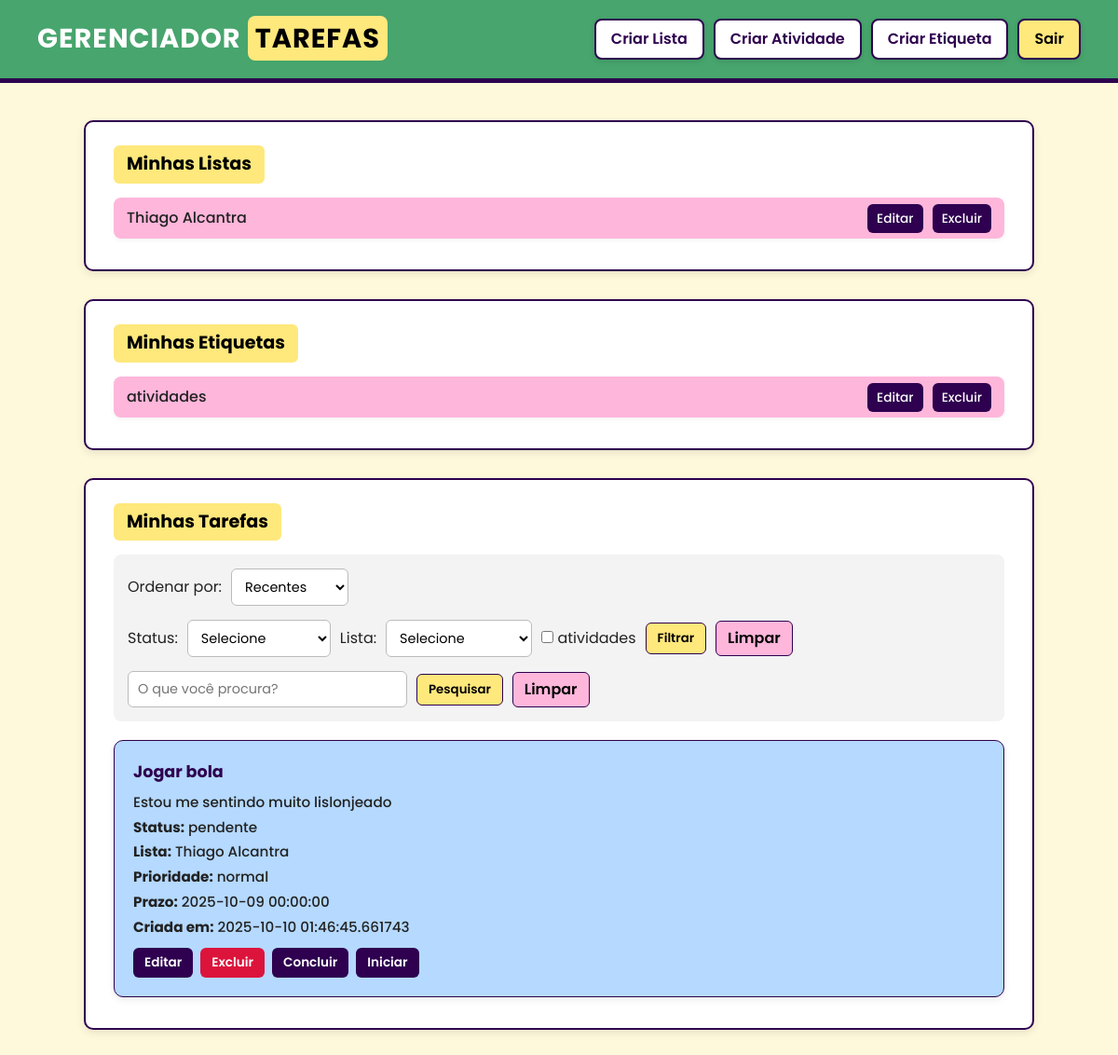
/user/ (signed in), run on the app's committed database.
### models/models.py (models this page shows)
class Lista(db.Model):
    __tablename__ = 'lista'
    id = db.Column(db.Integer, primary_key=True)
    nome = db.Column(db.String(120), nullable=False, unique=True)
    usuario_id = db.Column(db.Integer, db.ForeignKey('usuario.id'), nullable=False)
    tarefas = db.relationship('Tarefa', backref='lista', lazy=True)

class Etiqueta(db.Model):
    __tablename__ = 'etiqueta'
    id = db.Column(db.Integer, primary_key=True)
    nome = db.Column(db.String(64), unique=True, nullable=False)
    tarefas = db.relationship('Tarefa', secondary=tarefa_etiqueta, back_populates='etiquetas')
    usuario_id = db.Column(db.Integer, db.ForeignKey('usuario.id'), nullable=False)

class Tarefa(db.Model):
    __tablename__ = 'tarefa'
    id = db.Column(db.Integer, primary_key=True)
    titulo = db.Column(db.String(200), nullable=False)
    descricao = db.Column(db.Text)
    data_limite = db.Column(db.DateTime)
    status = db.Column(db.String(20), default='pendente') # Pendente, Em Andamento, Concluída
    prioridade = db.Column(db.String(20), default='normal') # Baixa, Normal, Alta, Urgente
    ordem = db.Column(db.Integer, default=0) # Aqui é um campo do banco para poder posicionar tarefas de maneira manual de acordo com esse ínice, que ficará variando
    criada_em = db.Column(db.DateTime, default=datetime.utcnow)
    atualizada_em = db.Column(db.DateTime, default=datetime.utcnow, onupdate=datetime.utcnow)
    lista_id = db.Column(db.Integer, db.ForeignKey('lista.id'), nullable=False)
    usuario_id = db.Column(db.Integer, db.ForeignKey('usuario.id'), nullable=False)
    etiquetas = db.relationship('Etiqueta', secondary=tarefa_etiqueta, back_populates='tarefas')
    comentarios = db.relationship('Comentario', backref='tarefa', lazy=True)

### controllers/user_controller.py (the view, shortened to what this page needs)
@user_bp.route('/')
@login_required
def index():
    listas = Lista.query.filter_by(usuario_id=current_user.id).all()
    tarefas = Tarefa.query.filter_by(usuario_id=current_user.id).all()
    etiquetas = Etiqueta.query.all()
    hoje = datetime.today()
    ordem = request.cookies.get('ordem', 'recentes')
    if ordem == 'recentes':
        tarefas = Tarefa.query.filter_by(usuario_id=current_user.id).order_by(Tarefa.criada_em.desc()).all()
        pass
    elif ordem=='antigas':
        tarefas = Tarefa.query.filter_by(usuario_id=current_user.id).order_by(Tarefa.criada_em.asc()).all()
        pass
    elif ordem=='prazo_curto':
        tarefas = Tarefa.query.filter_by(usuario_id=current_user.id).order_by(Tarefa.data_limite.asc()).all()
        pass
    elif ordem == 'prazo_longo':
        tarefas = Tarefa.query.filter_by(usuario_id=current_user.id).order_by(Tarefa.data_limite.desc()).all()
        pass
    elif ordem=='manual':
        tarefas = Tarefa.query.filter_by(usuario_id=current_user.id).order_by(Tarefa.ordem.asc()).all()
        pass
    for t in tarefas:
        t.tempo_restante = (t.data_limite - hoje).days + 1
    modo_filtro = session.get('filtro')
    modo_filtro_palavras_chave = session.get('filtro_palavra_chave_modo')
    return render_template('./user/dash.html', ordem=ordem, listas=listas, tarefas=tarefas, etiquetas=etiquetas)

### app.py (called while the page is built)
def create_app():
    app = Flask(__name__)
    app.config['SECRET_KEY'] = 'sua-chave-secreta-aqui'
    app.config['SQLALCHEMY_DATABASE_URI'] = 'sqlite:///todo_app.db'
    app.config['SQLALCHEMY_TRACK_MODIFICATIONS'] = False
    db.init_app(app)
    login_manager = LoginManager()
    login_manager.init_app(app)
    login_manager.login_view = 'auth.logar_no_sistema'
    login_manager.login_message = 'Por favor, faça login para acessar esta página.'
    @login_manager.user_loader
    def load_user(user_id):
        return Usuario.query.get(int(user_id))
    app.register_blueprint(auth_bp)
    app.register_blueprint(user_bp)
    app.register_blueprint(email_bp)
    iniciar_scheduler(app)
    with app.app_context():
        db.create_all()
    return app

### templates/user/dash.html (shortened to what this page needs)
<!DOCTYPE html>
<html lang="pt-BR">
<head>
    <link rel="stylesheet" href="{{ url_for('static', filename='css/user/dash.css') }}">
</head>
<body>
<header>
    <h1>GERENCIADOR <span>TAREFAS</span></h1>
    <div class="header-buttons">
        <a href="{{ url_for('user.criar_lista') }}" class="btn-header">Criar Lista</a>
        <a href="{{ url_for('user.criar_atividade') }}" class="btn-header">Criar Atividade</a>
        <a href="{{ url_for('user.criar_etiqueta') }}" class="btn-header">Criar Etiqueta</a>
        <a href="{{ url_for('auth.deslogar_do_sistema') }}" class="btn-header logout">Sair</a>
    </div>
</header>
<main>
    <section class="bloco">
        <h2>Minhas Listas</h2>
        <ul>
            {% for list in listas %}
            <li>
                <span>{{ list.nome }}</span>
                <div class="acoes">
                    <a href="{{ url_for('user.editar_lista', id=list.id) }}">Editar</a>
                    <a href="{{ url_for('user.excluir_lista', id=list.id) }}">Excluir</a>
                </div>
            </li>
            {% else %}
            <li class="vazio">Nenhuma lista foi criada ainda</li>
            {% endfor %}
        </ul>
    </section>
    <section class="bloco">
        <h2>Minhas Etiquetas</h2>
        <ul>
            {% for etiqueta in etiquetas %}
            <li>
                <span>{{ etiqueta.nome }}</span>
                <div class="acoes">
                    <a href="{{ url_for('user.atualizar_etiqueta', id=etiqueta.id) }}">Editar</a>
                    <a href="{{ url_for('user.excluir_etiqueta', id=etiqueta.id) }}">Excluir</a>
                </div>
            </li>
            {% else %}
            <li class="vazio">Nenhuma etiqueta foi criada ainda</li>
            {% endfor %}
        </ul>
    </section>
    <section class="bloco">
        <h2>Minhas Tarefas</h2>
        <div class="filtros">
            <form action="{{ url_for('user.ordenar_tarefa') }}" method="post">
                <label>Ordenar por:</label>
                <select name="ordem" id="ordem_select" onchange="this.form.submit()">
                    <option {% if ordem=='recentes' %}selected{% endif %} value="recentes">Recentes</option>
                </select>
            </form>
            <form action="{{ url_for('user.filtrar_tarefas') }}" method="post">
                <label>Status:</label>
                <select name="status" id="status">
                    <option value="">Selecione</option>
                </select>
                <label>Lista:</label>
                <select name="lista" id="lista">
                    <option value="">Selecione</option>
                </select>
                {% set filtros_etiquetas = session.get('filtros', [{}])[0].get('etiquetas', []) | map('int') | list %}
                <div class="etiquetas-filtro">
                    {% for etiqueta in etiquetas %}
                    <label>
                        <input {% if etiqueta.id in filtros_etiquetas %}checked{% endif %} type="checkbox" name="etiqueta_filtro" value="{{ etiqueta.id }}">
                        {{ etiqueta.nome }}
                    </label>
                    {% endfor %}
                </div>
                <button class="btn-filtrar" type="submit">Filtrar</button>
                <a href="{{ url_for('user.limpar_filtro') }}" class="btn-limpar">Limpar</a>
            </form>
            <form action="{{ url_for('user.filtrar_tarefas_by_palavras_chave') }}" method="post" class="busca">
                <input
                    type="text"
                    name="barra_pesquisa"
                    placeholder="O que você procura?"
                    >
                <button type="submit">Pesquisar</button>
                <a href="{{ url_for('user.apagar_filtro_de_palavras_chave') }}" class="btn-limpar">Limpar</a>
            </form>
        </div>
        <ul class="lista-tarefas" {% if ordem=='manual' %}id="lista_de_tarefas"{% endif %}>
            {% for tarefa in tarefas %}
            <li class="tarefa-item" data-id="{{ tarefa.id }}">
                <div class="tarefa-info">
                    <h3>{{ tarefa.titulo }}</h3>
                    <p>{{ tarefa.descricao }}</p>
                    <p><strong>Status:</strong> {{ tarefa.status }}</p>
                    <p><strong>Lista:</strong> {{ tarefa.lista.nome }}</p>
                    <p><strong>Prioridade:</strong> {{ tarefa.prioridade }}</p>
                    <p><strong>Prazo:</strong> {{ tarefa.data_limite }}</p>
                    <p><strong>Criada em:</strong> {{ tarefa.criada_em }}</p>
                    <div class="tarefa-acoes">
                        <a href="{{ url_for('user.editar_tarefa', id=tarefa.id) }}">Editar</a>
                        <a href="{{ url_for('user.excluir_tarefa', id=tarefa.id) }}" class="excluir">Excluir</a>
                        <a href="{{ url_for('user.concluir_tarefa', id=tarefa.id) }}">Concluir</a>
                        {% if tarefa.status != 'concluida' %}
                        <a href="{{ url_for('user.iniciar_tarefa', id=tarefa.id) }}">Iniciar</a>
                        {% endif %}
                    </div>
                </div>
            </li>
            {% else %}
            <p class="vazio">Nenhuma tarefa cadastrada ainda.</p>
            {% endfor %}
        </ul>
    </section>
</main>
</body>
</html>

### static/css/user/dash.css (style rules this page uses)
:root { --rosa: #ffb6db; --verde: #47a56d; --amarelo: #ffe87c; --roxo: #2e004f; --azul: #b5d9ff; --fundo: #fff9dc; --cinza: #f3f3f3; --texto: #222; }
* { margin: 0; padding: 0; box-sizing: border-box; font-family: "Poppins", sans-serif; transition: all 0.25s ease-in-out; }
body { background-color: var(--fundo); color: var(--texto); line-height: 1.5; }
header { background-color: var(--verde); color: #fff; padding: 20px 40px; display: flex; justify-content: space-between; align-items: center; border-bottom: 5px solid var(--roxo); flex-wrap: wrap; }
header h1 { font-size: 1.8rem; font-weight: 700; letter-spacing: 1px; }
header h1 span { background-color: var(--amarelo); color: #000; border-radius: 8px; padding: 4px 8px; }
.header-buttons { display: flex; flex-wrap: wrap; gap: 10px; }
.btn-header { background-color: #fff; color: var(--roxo); text-decoration: none; padding: 8px 16px; border-radius: 8px; font-weight: 600; border: 2px solid var(--roxo); box-shadow: 0 2px 6px rgba(0, 0, 0, 0.1); }
.logout { background-color: var(--amarelo); color: #000; }
main { padding: 40px; display: flex; flex-direction: column; gap: 30px; max-width: 1100px; margin: 0 auto; }
.bloco { background-color: #fff; border: 2px solid var(--roxo); border-radius: 10px; padding: 25px 30px; box-shadow: 0 3px 8px rgba(0, 0, 0, 0.1); }
.bloco h2 { background-color: var(--amarelo); padding: 6px 14px; display: inline-block; border-radius: 6px; font-size: 1.2rem; margin-bottom: 15px; color: #000; }
ul { list-style: none; }
ul li { background-color: var(--rosa); border-radius: 8px; padding: 10px 14px; margin-bottom: 8px; display: flex; justify-content: space-between; align-items: center; font-weight: 500; box-shadow: 0 2px 5px rgba(0, 0, 0, 0.05); }
.acoes a { text-decoration: none; color: #fff; background-color: var(--roxo); padding: 6px 10px; border-radius: 6px; font-size: 0.85rem; margin-left: 6px; }
.filtros { background-color: var(--cinza); padding: 15px; border-radius: 8px; display: flex; flex-direction: column; gap: 15px; margin-bottom: 20px; }
.filtros form { display: flex; flex-wrap: wrap; align-items: center; gap: 10px; }
select, input[type="text"] { padding: 8px 10px; border-radius: 6px; border: 1px solid #bbb; background: #fff; font-size: 0.9rem; }
button, .btn-filtrar, .btn-limpar { background-color: var(--amarelo); border: 1px solid var(--roxo); padding: 6px 12px; border-radius: 6px; cursor: pointer; font-weight: 600; color: #000; text-decoration: none; }
.btn-limpar { background-color: var(--rosa); }
.lista-tarefas { display: flex; flex-direction: column; gap: 15px; }
.tarefa-item { background-color: var(--azul); border-radius: 10px; padding: 20px; border: 1px solid var(--roxo); display: flex; justify-content: space-between; flex-wrap: wrap; gap: 10px; box-shadow: 0 3px 7px rgba(0,0,0,0.08); }
.tarefa-info { flex: 1; min-width: 250px; }
.tarefa-info h3 { margin-bottom: 8px; font-size: 1.1rem; color: var(--roxo); }
.tarefa-info p { margin-bottom: 4px; font-size: 0.95rem; }
.tarefa-acoes { display: flex; flex-wrap: wrap; gap: 8px; margin-top: 10px; }
.tarefa-acoes a { text-decoration: none; padding: 6px 12px; border-radius: 6px; font-weight: 600; font-size: 0.85rem; color: #fff; background-color: var(--roxo); }
.tarefa-acoes a.excluir { background-color: crimson; }

### data on the page
Lista: nome "Thiago Alcantra"
Etiqueta: nome "atividades"
Tarefa: titulo "Jogar bola", descricao "Estou me sentindo muito lislonjeado", status "pendente", lista.nome "Thiago Alcantra", prioridade "normal", data_limite "2025-10-09 00:00:00", criada_em "2025-10-10 01:46:45.661743"
